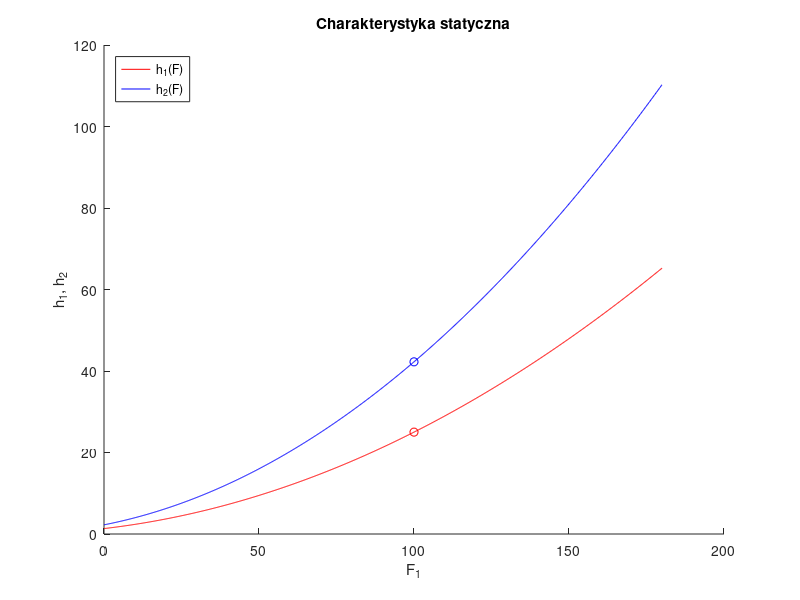

This chart was generated by the following MATLAB code:
%%%%%%%%%%%%%%%%%%%%%%%%%%%%%%%%%%%%%%%%%%%%%%%%%%%%
%% Kaskadowa regulacja poziomu wody w zbiornikach %%
%%%%%%%%%%%%%%%%%%%%%%%%%%%%%%%%%%%%%%%%%%%%%%%%%%%%
clear all;

%% Charakterystyka statyczna h_2(F)
% gdzie F = F_1 + F_D
% Autor: Wojciech Rogalski
% Data: 23.11.2023r.

%% Dane
P = 540;
C = 0.85;
alfa_1 = 26;
alfa_2 = 20;
Tp = 50;
steps = 100;

%% Punkt pracy
F_1 = linspace(0, 180, 1000);
F_10 = 100;
F_D = 30;
h_1 = ((F_1+F_D)/alfa_1).^2;
h_2 = ((F_1+F_D)/alfa_2).^2;
h_10 = ((F_10+F_D)/alfa_1)^2;
h_20 = ((F_10+F_D)/alfa_2)^2;

%% Prezentacja wyników
figure;
hold on;
plot(F_1, h_1, 'r');
plot(F_1, h_2, 'b');
plot(F_10, h_10, 'ro');
plot(F_10, h_20, 'bo');
hold off;
xlabel('F_{1}');
ylabel('h_{1}, h_{2}');
legend('h_{1}(F)', 'h_{2}(F)', 'Location', 'northwest');
title("Charakterystyka statyczna");